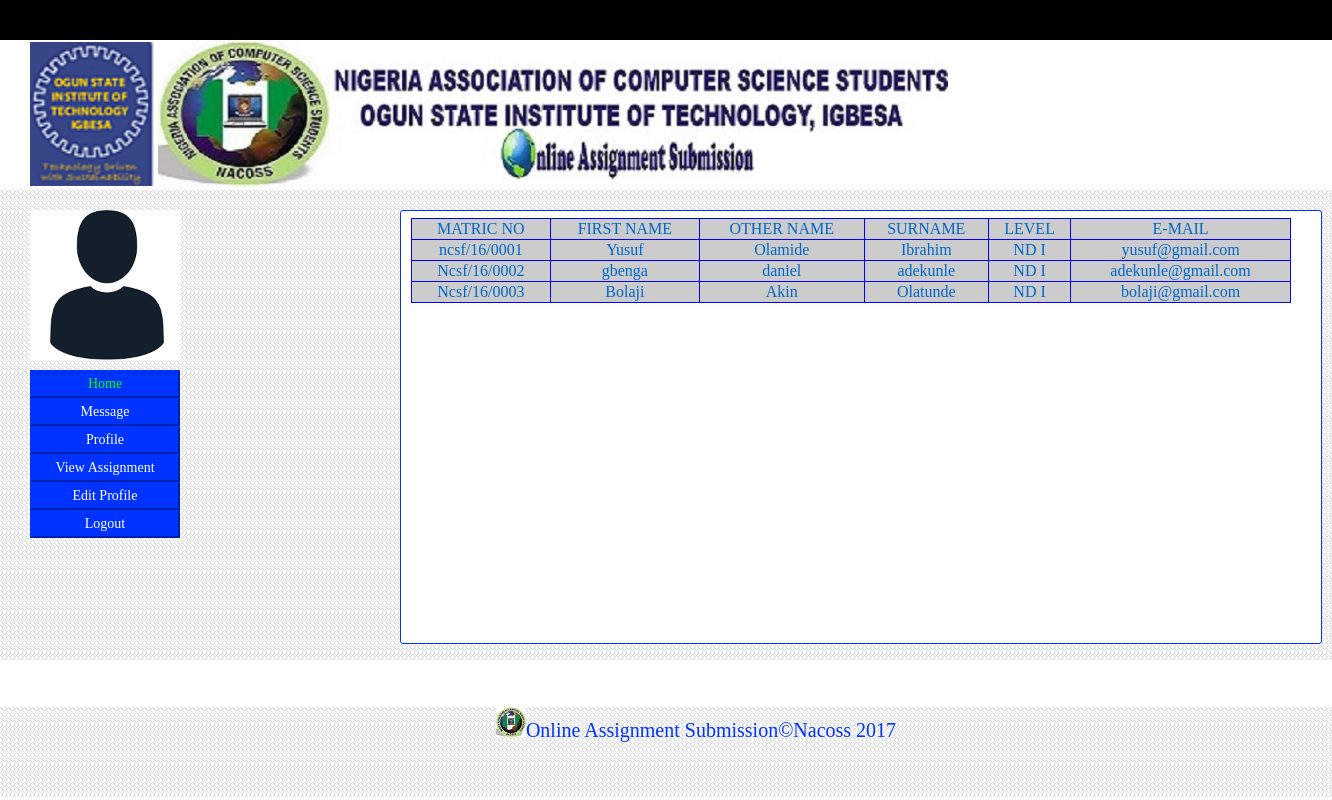
The app's page /lecstudent.php (signed in) with its own data.
### tables this page shows
CREATE TABLE `student_reg` (
  `id` int(100) NOT NULL auto_increment,
  `surname` varchar(30) NOT NULL,
  `firstname` varchar(30) NOT NULL,
  `othername` varchar(30) NOT NULL,
  `matricno` varchar(30) NOT NULL,
  `level` varchar(30) NOT NULL,
  `email` varchar(30) NOT NULL,
  `image` varchar(30) NOT NULL default 'image/img.png',
  `password` varchar(30) NOT NULL default '12345',
  PRIMARY KEY  (`id`),
  UNIQUE KEY `id` (`id`)
);

### lecstudent.php (the view, shortened to what this page needs)
<!DOCTYPE html PUBLIC "-//W3C//DTD XHTML 1.0 Transitional//EN" "http://www.w3.org/TR/xhtml1/DTD/xhtml1-transitional.dtd">
<html xmlns="http://www.w3.org/1999/xhtml">
<head>
<link href="index2.css" type="text/css" rel="stylesheet" />
</head>
<body>
<?php include('header.php');?>
<div class="container">
<div class="image">
<img src="<?php  echo $_SESSION[image] ?> " width="150px" height="150px" />
</div>
<div class="calendar">
<a href="lecturalpage.php"> <button class=menuactive>Home</button></a> <br />
<a href="messagelec.php"> <button class=menubutton>Message</button></a><br />
<a href="staffprofile.php"> <button class=menubutton>Profile</button></a><br />
<a href="genass.php"> <button class=menubutton>View Assignment</button></a><br />
<a href="staffedit.php"> <button class=menubutton>Edit Profile</button></a><br />
<a href="logout1.php"> <button class=menubutton>Logout</button></a><br />
</div>
<div class="subassignment" >
<table border="1" class="table"><tr>
<td>MATRIC NO</td><td>FIRST NAME</td><td>OTHER NAME</td><td>SURNAME</td><td>LEVEL</td>
<td>E-MAIL</td></tr>
<?php
            $sel = "SELECT * FROM student_reg WHERE level ='$_SESSION[level]'";
                $sel1 = mysql_query($sel) or die(mysql_error());
            $sel2 = mysql_num_rows($sel1);
            while($sel2>0){
                $f4=mysql_fetch_array($sel1);
    echo"<tr><td>".$f4['matricno']."</td><td>".$f4['firstname']."</td><td>".$f4['othername']."</td>
	<td>".$f4['surname']."</td><td>".$f4['level']."</td><td>".$f4['email']."</td></tr>";
    $sel2=$sel2-1;
            }
        ?>
</table>
</div>
</div>
<?php include('footer.php'); ?>
</body>
</html>

### index2.css (style rules this page uses)
body { padding:0px; margin:auto; }
.container { width:100%; height:470px; background-image:url(image/bg.png); background-repeat:repeat; position:absolute; top:190px; }
.calendar { position:absolute; top: 180px; left: 30px; width: 240px; height: 250px; }
.image { width:150px; height: 150px; background-color:#CCCCCC; position:absolute; left:30px; top: 20px; }
.menubutton { padding: 4px; color:#FFF; font-family:"Times New Roman", Times, serif; font-size:14px; background-color:#03F; width: 150px; border-color:#03f; }
.menuactive { padding: 4px; color:#0F0; font-family:"Times New Roman", Times, serif; font-size:14px; background-color:#03f; width: 150px; border-color:#03f; }
.table { border-collapse:collapse; width:880px; background-color:#CCC; border-color:#00F; color:#06C; text-align:center; }
.subassignment { padding-left:10px; border:1px solid #03f; padding-right:10px; padding-bottom:5px; padding-top:7px; top:20px; text-align:center; left:400px; position:absolute; background-color:#fff; border-radius: 3px; color:#03f; font-family:cambria; font-size:16px; overflow:scroll; width:900px; height:420px; }

### header.css (style rules this page uses)
body { background:#fff; margin:0px; padding:0px; }

### records on screen
student_reg: matricno "ncsf/16/0001", firstname "Yusuf", othername "Olamide", surname "Ibrahim", level "ND I", email "yusuf@gmail.com"
student_reg: matricno "Ncsf/16/0002", firstname "gbenga", othername "daniel", surname "adekunle", level "ND I", email "adekunle@gmail.com"
student_reg: matricno "Ncsf/16/0003", firstname "Bolaji", othername "Akin", surname "Olatunde", level "ND I", email "bolaji@gmail.com"
